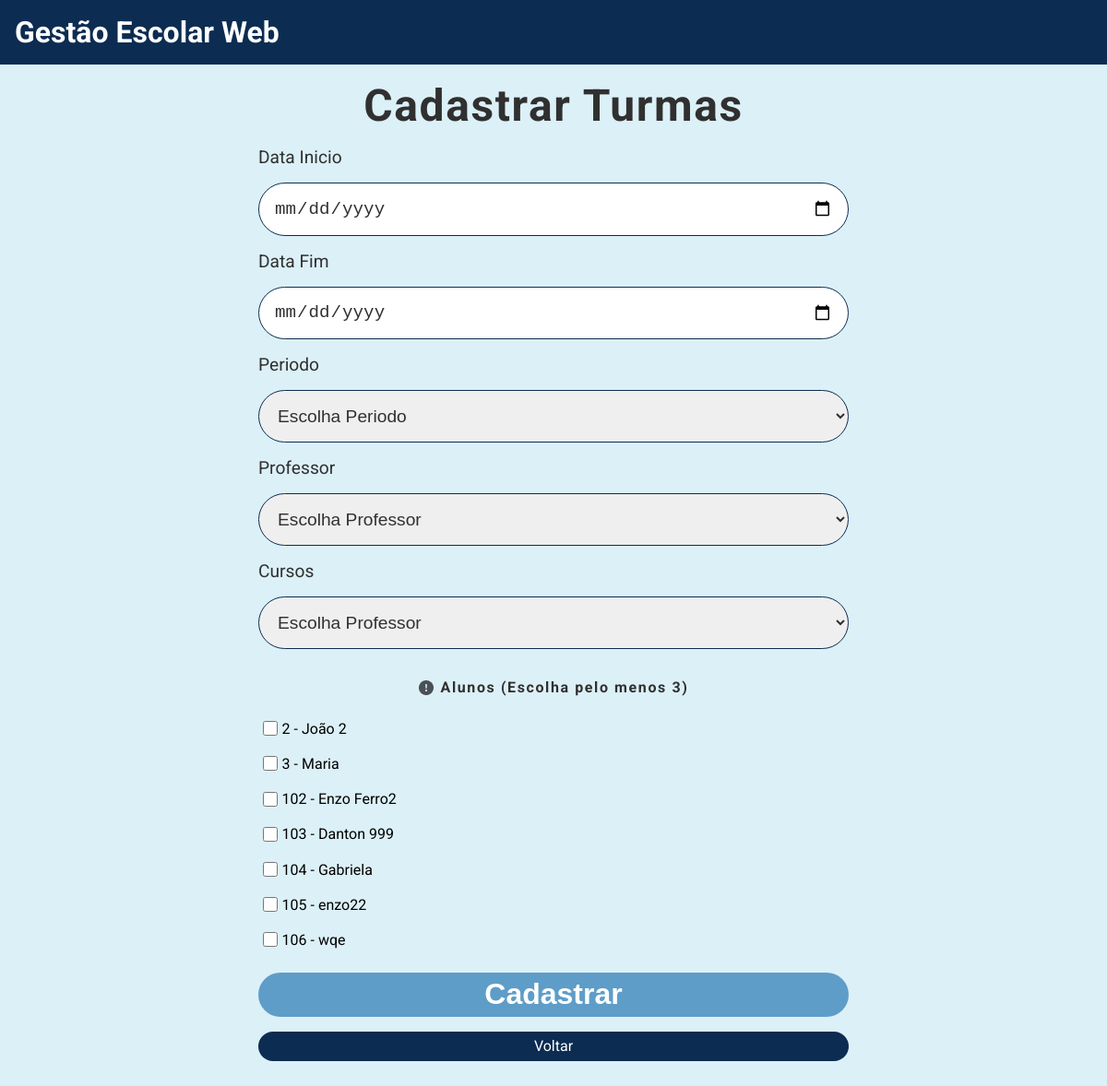
The page /cadastro/turma on the database its author committed.
### tables this page shows
CREATE TABLE Alunos (
    matricula INTEGER PRIMARY KEY AUTOINCREMENT,
    nome VARCHAR (255) NOT NULL,
    cpf CHAR (11) NOT NULL,
    telefone CHAR (11),
    email VARCHAR (255) NOT NULL
);

### main.py (the view, shortened to what this page needs)
@app.route("/cadastro/turma", methods=('GET', 'POST'))
def cadastro_turma():
    professores = Professor.listar()
    cursos = Curso.listar()
    alunos = Aluno.listar()
    return render_template("cadastro_turma.html", professores=professores, cursos=cursos, alunos=alunos, mensagem=None)

### aluno.py (called while the page is built)
    @classmethod
    def listar(cls):
        conexao = sqlite3.connect("gestao_escolar.db")
        cursor = conexao.cursor()
        sql = f"""
            SELECT * FROM Alunos
        """
        cursor.execute(sql)
        listaAlunos = cursor.fetchall()
        conexao.close()
        return listaAlunos

### curso.py (called while the page is built)
    @classmethod
    def listar(cls):
        conexao = sqlite3.connect("gestao_escolar.db")
        cursor = conexao.cursor()
        sql = """
            SELECT * FROM Cursos
        """
        cursor.execute(sql)
        lista_cursos = cursor.fetchall()
        conexao.close()
        return lista_cursos

### professor.py (called while the page is built)
    @classmethod
    def listar(cls):
        conexao = sqlite3.connect("gestao_escolar.db")
        cursor = conexao.cursor()
        sql = """
            SELECT *
            FROM Professores
        """
        cursor.execute(sql)
        lista_professores = cursor.fetchall()
        conexao.close()
        return lista_professores

### templates/cadastro_turma.html (shortened to what this page needs)
{% extends "base.html" %} {% block conteudo %}
<div class="conteudo-principal">
    <h2>Cadastrar Turmas</h2>
    <div class="conteudo-formulario">
        <form method="post">
            <div class="campos-formulario">
                <label for="data_inicio">Data Inicio</label>
                <input
                    type="date"
                    name="data_inicio"
                    id="data_inicio"
                    required
                />
            </div>
            <div class="campos-formulario">
                <label for="data_fim">Data Fim</label>
                <input type="date" name="data_fim" id="data_fim" required />
            </div>
            <div class="campos-formulario">
                <label for="periodo">Periodo</label>
                <select name="periodo" id="periodo" required>
                    <option value="" selected disabled>Escolha Periodo</option>
                </select>
            </div>
            <div class="campos-formulario">
                <label for="professor">Professor</label>
                <select name="professor" id="professor" required>
                    <option value="" selected disabled>
                        Escolha Professor
                    </option>
                </select>
            </div>
            <div class="campos-formulario">
                <label for="curso">Cursos</label>
                <select name="curso" id="curso" required>
                    <option value="" selected disabled>
                        Escolha Professor
                    </option>
                </select>
            </div>
            <h3><img src="{{ url_for('static', filename='img/Atencao.png') }}" alt="imagem atenção"> Alunos (Escolha pelo menos 3)</h3>
            {% for aluno in alunos %}
            <div class="conteudo-alunos">
                <input
                    type="checkbox"
                    name="alunos"
                    id="{{aluno[0]}}"
                    value="{{aluno[0]}}"
                />
                <label for="{{aluno[0]}}">{{aluno[0]}} - {{aluno[1]}}</label>
            </div>
            {% endfor%}
            <button type="submit">Cadastrar</button>
        </form>
        <a href="/listar/turmas" class="botao-primario">Voltar</a>
    </div>
</div>
{% endblock %}

### static/css/style.css (style rules this page uses)
:root { --azul-fraco: rgb(220, 240, 247); --azul-escuro: rgb(12, 44, 82); --preto: rgb(48, 48, 48); --azul-normal: rgb(94, 157, 200); --verde-normal: rgb(21, 238, 108); }
* { margin: 0; padding: 0; box-sizing: border-box; }
body { font-family: 'Roboto', sans-serif; background: var(--azul-fraco); }
a { text-decoration: none; }
.botao-primario { display: flex; background-color: var(--azul-escuro); color: #fff; width: 100%; text-align: center; justify-content: center; align-items: center; border-radius: 3rem; }
main .conteudo-principal { text-align: center; display: flex; justify-content: center; flex-direction: column; align-items: center; margin-bottom: 2rem; }
main .conteudo-principal h2 { margin: 1rem 0 1rem 0; font-size: 3rem; color: var(--preto); letter-spacing: .1rem; }
main .conteudo-principal .conteudo-formulario { width: 40rem; }
main .conteudo-principal .conteudo-formulario .campos-formulario { display: flex; flex-direction: column; }
main .conteudo-principal .conteudo-formulario .campos-formulario label { font-size: 1.2rem; color: var(--preto); text-align: left; }
main .conteudo-principal .conteudo-formulario .campos-formulario input { width: 100%; height: 3.6rem; border-radius: 2rem; margin: 1rem 0 1rem 0; padding: 1rem; color: var(--preto); font-size: 1.2rem; border: 1px solid var(--azul-escuro); }
main .conteudo-principal .conteudo-formulario .campos-formulario select { width: 100%; border-radius: 2rem; margin: 1rem 0 1rem 0; padding: 1rem; color: var(--preto); font-size: 1.2rem; border: 1px solid var(--azul-escuro); }
main .conteudo-principal .conteudo-formulario input[type=checkbox] { width: 1rem; height: 1rem; }
main .conteudo-principal .conteudo-formulario button { background: var(--azul-normal); color: #fff; width: 100%; height: 3rem; text-align: center; border-radius: 3rem; margin: 1rem 0 1rem 0; border: none; font-size: 2rem; font-weight: 700; cursor: pointer; }
main .conteudo-principal .conteudo-formulario .botao-primario { height: 2rem; font-size: 1rem; font-weight: 400; }
main .conteudo-principal .conteudo-formulario h3 { margin: 1rem 0 1rem 0; font-size: 1rem; color: var(--preto); letter-spacing: .1rem; display: flex; align-items: center; justify-content: center; }
main .conteudo-principal .conteudo-formulario img { margin-right: 0.5rem; }
main .conteudo-principal .conteudo-formulario .conteudo-alunos { display: flex; align-items: center; padding: 0.3rem; }
main .conteudo-principal .conteudo-formulario .conteudo-alunos label { padding: 0.3rem; }

### rows shown on the page
Alunos: matricula "2", nome "João 2"
Alunos: matricula "3", nome "Maria"
Alunos: matricula "102", nome "Enzo Ferro2"
Alunos: matricula "103", nome "Danton 999"
Alunos: matricula "104", nome "Gabriela"
Alunos: matricula "105", nome "enzo22"
Alunos: matricula "106", nome "wqe"
